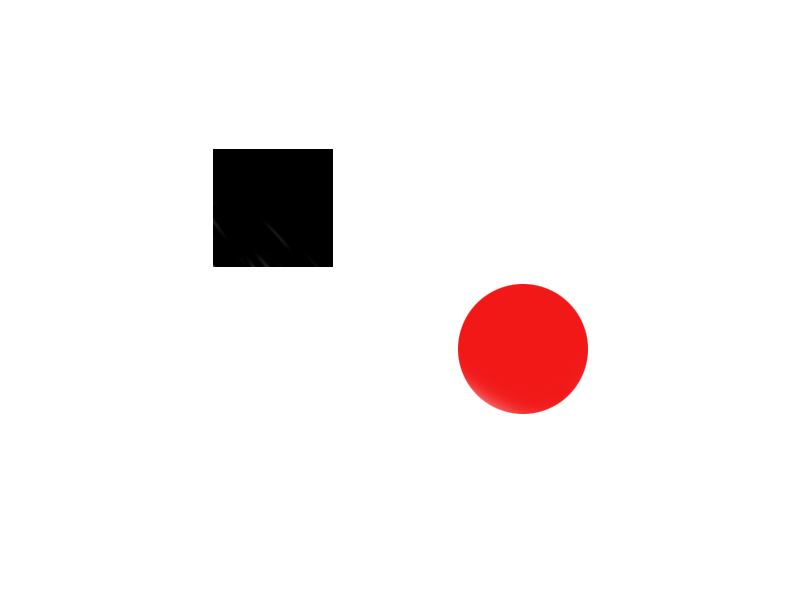
#> input picture data/circle_square.jpg, 800 x 600 px
$ python -i utils.py   (imports and definitions only)   (older library calls are emulated)
#> lines starting #> are read from the running program, lines starting #| are printed output that depends on the picture; after the words box and inside, x2 and y2 are one past the last pixel; in counts of white or black regions, pixels touching at a corner belong together
#> further down, picture is the input picture: shape (600, 800, 3); mean B, G, R 241.1, 241.2, 247.1
import cv2
import numpy as np

cv_version_major = cv2.__version__.split(".")[0]

def isCv2():
    return (cv_version_major == '2')

def isCv3():
    return (cv_version_major == '3')

def adjustGamma(image, gamma=1):
    # apply gamma correction using the lookup table
    return cv2.LUT(image, getTable(gamma))

def memoize(f):
    memo = {}
    def helper(x):
        if x not in memo:
            memo[x] = f(x)
        return memo[x]
    return helper

@memoize
def getTable(gamma):
    # build a lookup table mapping the pixel values [0, 255] to
    # their adjusted gamma values
    invGamma = 1.0 / gamma
    table = np.array([((i / 255.0) ** invGamma) * 255
        for i in np.arange(0, 256)]).astype("uint8")
    return table

def getContours(img,show=(),canny_params = None):
#> called with show = ()
    gray = cv2.cvtColor(img, cv2.COLOR_BGR2GRAY)
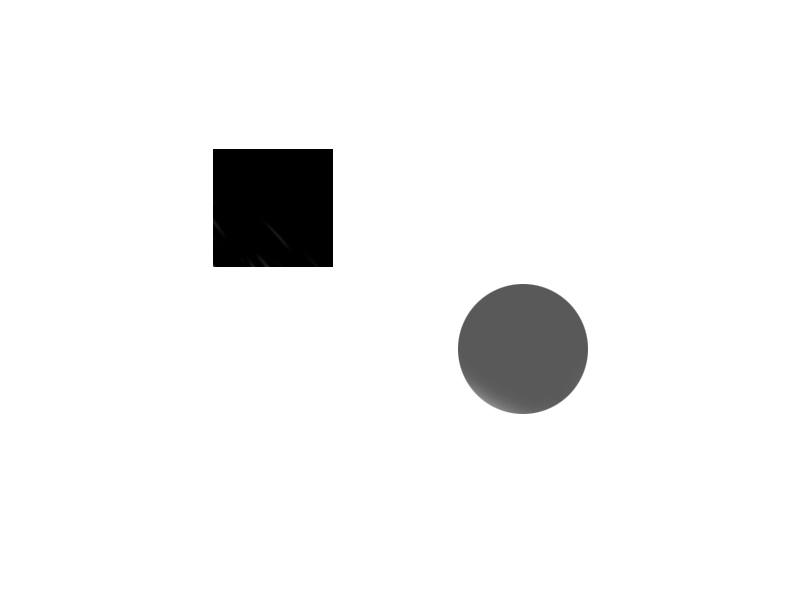
#> gray: shape (600, 800); min 0, max 255, mean 242.9
    if 'gray' in show: cv2.imshow('gray',gray)
    blurred = cv2.GaussianBlur(gray, (7, 7), 0)
    if 'blurred' in show: cv2.imshow('blurred',blurred)
    edged = cv2.Canny(blurred,
        canny_params["lower"] if canny_params else 50,
        canny_params["upper"] if canny_params else 150)
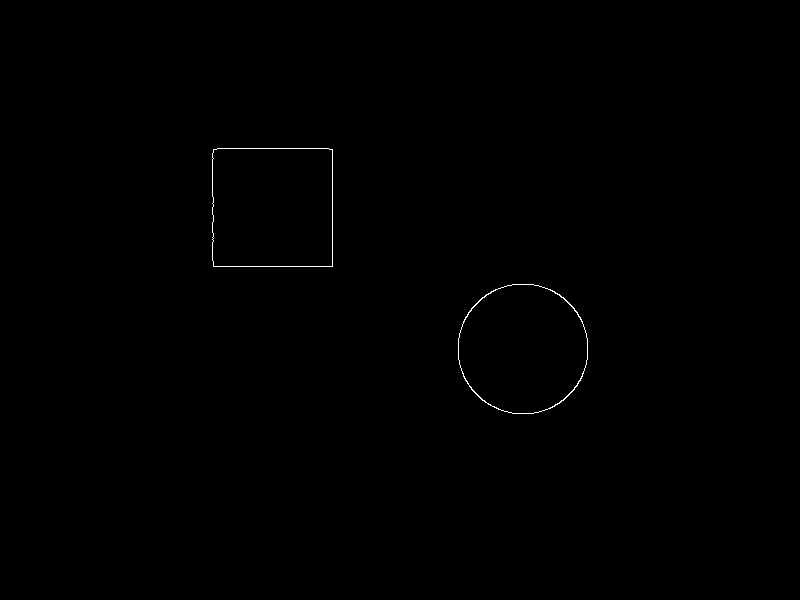
#> edged: shape (600, 800); 0.2% white in thin lines or dots, all inside (x1, y1, x2, y2) = (212, 148, 588, 414)
    if 'edged' in show: cv2.imshow('edged',edged)
    # find contours in the edge map
    if isCv2():
        contours,hierarchy = cv2.findContours(edged, cv2.RETR_EXTERNAL, cv2.CHAIN_APPROX_SIMPLE)
    elif isCv3():
        im,contours,hierarchy = cv2.findContours(edged, cv2.RETR_EXTERNAL, cv2.CHAIN_APPROX_SIMPLE)

#> (the run stopped early here; a loop or call above may not have finished)
